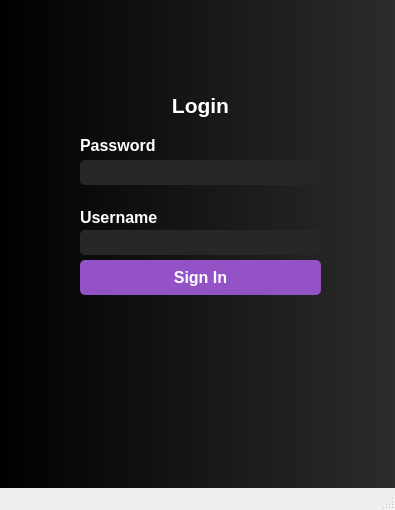
<?xml version="1.0" encoding="UTF-8"?>
<ui version="4.0">
 <class>MainWindow</class>
 <widget class="QMainWindow" name="MainWindow">
  <property name="geometry">
   <rect>
    <x>0</x>
    <y>0</y>
    <width>395</width>
    <height>510</height>
   </rect>
  </property>
  <property name="windowTitle">
   <string>MainWindow</string>
  </property>
  <widget class="QWidget" name="centralwidget">
   <widget class="QGraphicsView" name="graphicsView">
    <property name="geometry">
     <rect>
      <x>-10</x>
      <y>-20</y>
      <width>991</width>
      <height>701</height>
     </rect>
    </property>
    <property name="styleSheet">
     <string notr="true">background-image: url('./bg.png');</string>
    </property>
   </widget>
   <widget class="QGraphicsView" name="graphicsView_2">
    <property name="geometry">
     <rect>
      <x>-5</x>
      <y>-9</y>
      <width>931</width>
      <height>661</height>
     </rect>
    </property>
    <property name="styleSheet">
     <string notr="true">background: qlineargradient(spread:pad, x1:0, y1:0, x2:1, y2:0, stop:0 rgba(0, 0, 0, 255), stop:1 rgba(0, 0, 0, 0.6));</string>
    </property>
   </widget>
   <widget class="QWidget" name="verticalLayoutWidget">
    <property name="geometry">
     <rect>
      <x>80</x>
      <y>80</y>
      <width>241</width>
      <height>311</height>
     </rect>
    </property>
    <layout class="QVBoxLayout" name="verticalLayout_2" stretch="0,0,0,0,0,0">
     <property name="spacing">
      <number>5</number>
     </property>
     <property name="sizeConstraint">
      <enum>QLayout::SetMinAndMaxSize</enum>
     </property>
     <property name="bottomMargin">
      <number>10</number>
     </property>
     <item>
      <widget class="QLabel" name="label_3">
       <property name="maximumSize">
        <size>
         <width>16777215</width>
         <height>50</height>
        </size>
       </property>
       <property name="font">
        <font>
         <family>Segoe UI</family>
         <pointsize>16</pointsize>
         <weight>62</weight>
         <bold>true</bold>
        </font>
       </property>
       <property name="autoFillBackground">
        <bool>false</bool>
       </property>
       <property name="styleSheet">
        <string notr="true">color: white; font-weight: 500;</string>
       </property>
       <property name="text">
        <string>Login</string>
       </property>
       <property name="alignment">
        <set>Qt::AlignCenter</set>
       </property>
      </widget>
     </item>
     <item>
      <widget class="QLabel" name="label_2">
       <property name="enabled">
        <bool>true</bool>
       </property>
       <property name="maximumSize">
        <size>
         <width>16777215</width>
         <height>20</height>
        </size>
       </property>
       <property name="font">
        <font>
         <family>Segoe UI</family>
         <pointsize>12</pointsize>
         <weight>62</weight>
         <bold>true</bold>
        </font>
       </property>
       <property name="styleSheet">
        <string notr="true">color: white; font-weight: 500;</string>
       </property>
       <property name="text">
        <string>Password</string>
       </property>
      </widget>
     </item>
     <item>
      <widget class="QLineEdit" name="lineEdit">
       <property name="maximumSize">
        <size>
         <width>16777215</width>
         <height>25</height>
        </size>
       </property>
       <property name="styleSheet">
        <string notr="true">background-color: rgb(39, 39, 42);
padding:3px;
border: none; 
border-radius: 5px; 
</string>
       </property>
       <property name="inputMask">
        <string/>
       </property>
       <property name="text">
        <string notr="true"/>
       </property>
      </widget>
     </item>
     <item>
      <widget class="QLabel" name="label">
       <property name="maximumSize">
        <size>
         <width>16777215</width>
         <height>35</height>
        </size>
       </property>
       <property name="font">
        <font>
         <family>Segoe UI</family>
         <pointsize>12</pointsize>
         <weight>62</weight>
         <bold>true</bold>
        </font>
       </property>
       <property name="styleSheet">
        <string notr="true">color: white; font-weight: 500;  margin-top: 20px</string>
       </property>
       <property name="text">
        <string>Username</string>
       </property>
       <property name="scaledContents">
        <bool>false</bool>
       </property>
       <property name="wordWrap">
        <bool>false</bool>
       </property>
       <property name="margin">
        <number>0</number>
       </property>
       <property name="indent">
        <number>0</number>
       </property>
       <property name="openExternalLinks">
        <bool>false</bool>
       </property>
       <property name="textInteractionFlags">
        <set>Qt::LinksAccessibleByMouse</set>
       </property>
      </widget>
     </item>
     <item>
      <widget class="QLineEdit" name="lineEdit_2">
       <property name="maximumSize">
        <size>
         <width>16777215</width>
         <height>25</height>
        </size>
       </property>
       <property name="sizeIncrement">
        <size>
         <width>0</width>
         <height>0</height>
        </size>
       </property>
       <property name="styleSheet">
        <string notr="true">background-color: rgb(39, 39, 42);
padding:3px;
border: none; 
border-radius: 5px; 
</string>
       </property>
       <property name="inputMask">
        <string/>
       </property>
       <property name="text">
        <string notr="true"/>
       </property>
      </widget>
     </item>
     <item>
      <widget class="QPushButton" name="pushButton">
       <property name="maximumSize">
        <size>
         <width>16777215</width>
         <height>35</height>
        </size>
       </property>
       <property name="font">
        <font>
         <family>Segoe UI</family>
         <pointsize>-1</pointsize>
         <weight>75</weight>
         <bold>true</bold>
        </font>
       </property>
       <property name="cursor">
        <cursorShape>PointingHandCursor</cursorShape>
       </property>
       <property name="styleSheet">
        <string notr="true">background-color: rgb(147, 83, 199);
border: none;
border-radius: 5px; 
color: white; 
font-size: 16px;
font-weight: 600;</string>
       </property>
       <property name="text">
        <string>Sign In</string>
       </property>
      </widget>
     </item>
    </layout>
   </widget>
  </widget>
  <widget class="QStatusBar" name="statusbar"/>
 </widget>
 <resources/>
 <connections/>
</ui>
